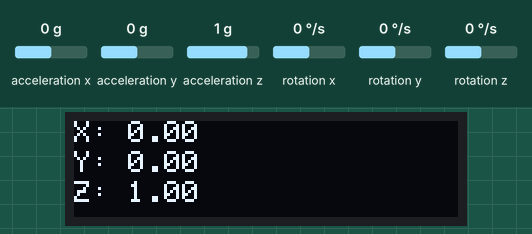
Bench run of a sketch on a simulated ESP32. Parts: 128×32 one-colour display. The inputs (shaded band) are chosen by the test bench; at power-on: acceleration x 0 g, acceleration y 0 g, acceleration z 1 g, rotation x 0 °/s, rotation y 0 °/s, rotation z 0 °/s. What the sketch prints to the serial monitor is not drawn.

Above: at 3.2 s.
3.3 s: acceleration x set to -1.4 g
At 4.3 s:
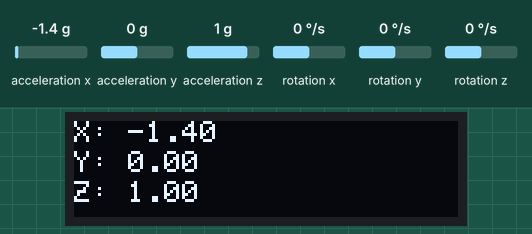
5.1 s: acceleration y set to -1.4 g
At 5.8 s:
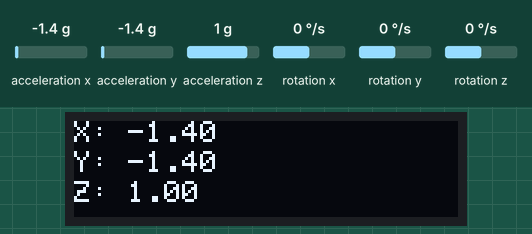
6.6 s: acceleration z set to -1.4 g
At 7.4 s:
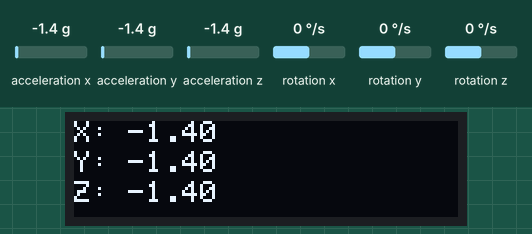
8.1 s: acceleration x set to -0.8 g
At 9.0 s:
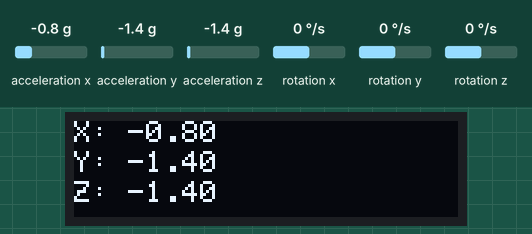
9.7 s: acceleration y set to -0.8 g
At 10.5 s:
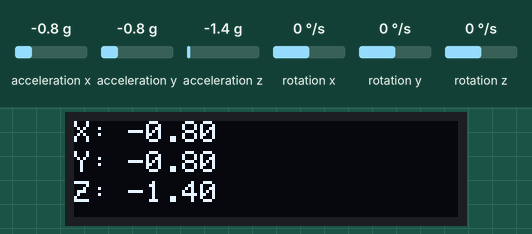
Timing chart, 0 to 12.2 s (numbered marks = the images above; inputs shaded):
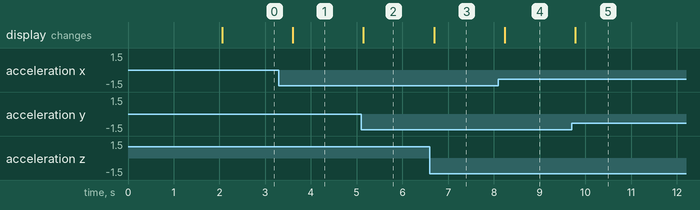

The sketch:

gyr_acc.ino.ino
```cpp
#include <Wire.h>
#include <Adafruit_SSD1306.h>
#include <Adafruit_GFX.h>
#include <MPU6050.h>

// OLED
#define SCREEN_WIDTH 128
#define SCREEN_HEIGHT 32
#define OLED_ADDRESS 0x3C

// I2C ESP32
#define SDA_PIN 21
#define SCL_PIN 22

Adafruit_SSD1306 display(SCREEN_WIDTH, SCREEN_HEIGHT, &Wire, -1);
MPU6050 mpu;

void setup() {
  Serial.begin(115200);
  Wire.begin(SDA_PIN, SCL_PIN);

  // Initialisation OLED
  if (!display.begin(SSD1306_SWITCHCAPVCC, OLED_ADDRESS)) {
    Serial.println("Écran OLED non détecté !");
    while (1);
  }

  display.clearDisplay();
  display.setTextSize(1);
  display.setTextColor(SSD1306_WHITE);
  display.setCursor(0, 0);
  display.println("MPU-6050 Test");
  display.display();
  delay(2000);

  // Initialisation MPU6050
  Serial.println("Initialisation MPU6050...");
  mpu.initialize();

  if (mpu.testConnection()) {
    Serial.println("MPU6050 connecté !");
  } else {
    Serial.println("Erreur de connexion MPU6050 !");
    while (1);
  }
}

void loop() {
  int16_t ax, ay, az;
  mpu.getAcceleration(&ax, &ay, &az);

  // Conversion en g (optionnel)
  float axg = ax / 16384.0;
  float ayg = ay / 16384.0;
  float azg = az / 16384.0;

  // Affichage série
  Serial.print("Acc X: "); Serial.print(axg);
  Serial.print(" Y: "); Serial.print(ayg);
  Serial.print(" Z: "); Serial.println(azg);

  // Affichage OLED
  display.clearDisplay();
  display.setCursor(0, 0);
  display.print("X: "); display.print(axg, 2);
  display.setCursor(0, 10);
  display.print("Y: "); display.print(ayg, 2);
  display.setCursor(0, 20);
  display.print("Z: "); display.print(azg, 2);
  display.display();

  delay(500);
}
```

Measured:
- after the input at 3.3 s, the display: changes after 0.30 s (image 1)
- after the input at 5.1 s, the display: changes after 0.05 s (image 2)
- after the input at 6.6 s, the display: changes after 0.09 s (image 3)
- after the input at 8.1 s, the display: changes after 0.14 s (image 4)
- after the input at 9.7 s, the display: changes after 0.08 s (image 5)
